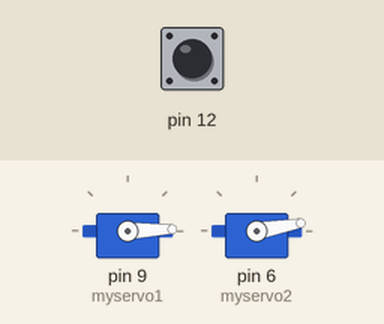
Simulated run of this sketch. Board: Arduino Uno, built with avr-gcc and run on an emulated ATmega328P. On the bench: 2 × servo. The test bench sets the inputs (shaded band); at power-on: pin 12 HIGH. What the sketch prints to the serial monitor is not drawn.

Above: at 1.2 s.
1.3 s: pin 12 pulled LOW for 1 s
At 2.7 s:
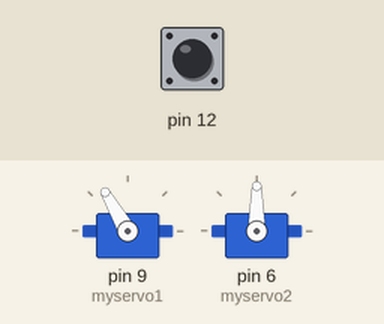
5.3 s: pin 12 pulled LOW for 3.2 s
At 8.8 s:
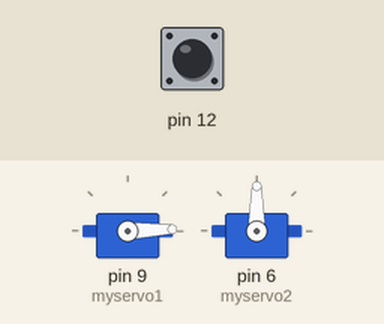
11.5 s: pin 12 pulled LOW for 0.15 s
At 12.4 s:
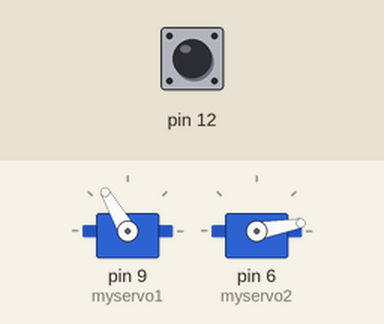
Timing chart, 0 to 14.5 s (numbered marks = the images above; inputs shaded):
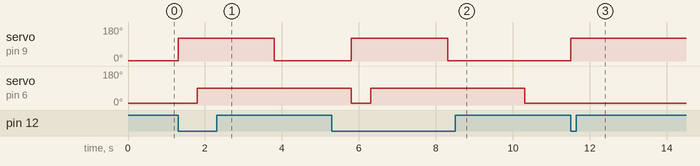

The sketch:

test_catapult_code_button.ino
```cpp
#include <Servo.h>
Servo myservo1;
Servo myservo2;
int boto = 0;


void setup() {

  Serial.begin(9600);

  myservo1.attach(9);  // attaches the servo on pin 9 to the servo object
  myservo2.attach(6);

  pinMode (12, INPUT_PULLUP);

  myservo1.write(2);
  myservo2.write(10);
}

void loop() {

  int b1 = digitalRead(12);
  Serial.println(b1);


  if (b1 == 0 && boto == 0) {
    myservo1.write(120);
    b1 = 1;
    boto = 1;
    delay(500);

  }


  if (b1 == 0 && boto == 1) {
    myservo2.write(90);
    boto = 0;
    delay(2000);
    myservo1.write(2);               ///
    delay(2000);
    myservo2.write(10);               ///
  }


}
```

Measured:
- after the input at 1.3 s, servo on pin 9 (myservo1): 2° → 120° at once, → 2° 2.5 s later; servo on pin 6 (myservo2): 10° → 90° after 0.51 s
- after the input at 5.3 s, servo on pin 9 (myservo1): 2° → 120° after 0.51 s, → 2° 2.5 s later
- after the input at 11.5 s, servo on pin 9 (myservo1): 2° → 120° at once
